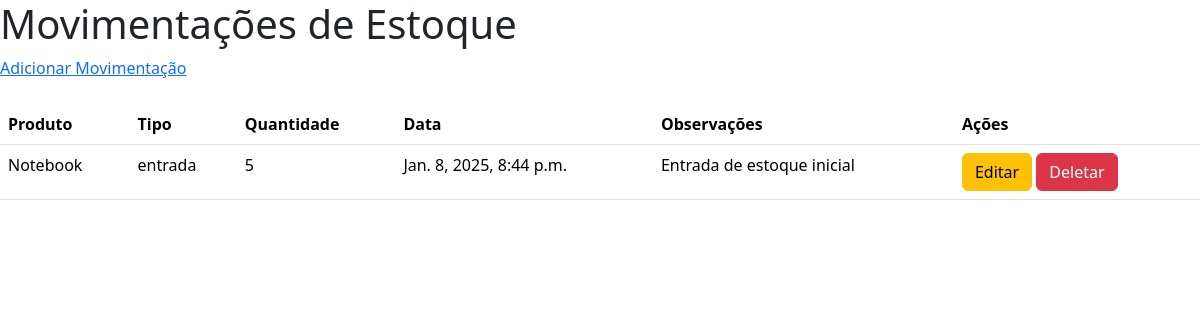
Page /movimentacoes/ on the committed database.
### estoque/models.py (models this page shows, shortened)
class MovimentacaoEstoque(models.Model):
    id_movimentacao = models.AutoField(primary_key=True, default=0)
    produto = models.ForeignKey('estoque.Produto', on_delete=models.CASCADE)
    tipo = models.CharField(max_length=20, choices=[('entrada', 'Entrada'), ('saida', 'Saída')])
    quantidade = models.IntegerField()
    data_movimentacao = models.DateTimeField(default=timezone.now)
    observacoes = models.TextField(blank=True, null=True)

class Produto(models.Model):
    id_produto = models.AutoField(primary_key=True)
    nome = models.CharField(max_length=100)
    quantidade = models.IntegerField()
    preco = models.DecimalField(max_digits=10, decimal_places=2)
    categoria = models.ForeignKey(
        'estoque.Categoria',
        on_delete=models.CASCADE,
        null=True,
        blank=True
    )
    descricao = models.TextField(default="")
    fornecedores = models.ManyToManyField('estoque.Fornecedor', related_name="produtos")

### estoque/views.py (the view)
# urls.py: path('movimentacoes/', views.listar_movimentacoes, name='listar_movimentacoes'),
def listar_movimentacoes(request):
    movimentacoes = MovimentacaoEstoque.objects.select_related('produto').all()
    return render(request, 'movimentacaoestoque/listar_movimentacoes.html', {'movimentacoes': movimentacoes})

### estoque/templates/movimentacaoestoque/listar_movimentacoes.html (shortened to what this page needs)
<!DOCTYPE html>
<html lang="pt-br">
<head>
    <link href="https://cdn.jsdelivr.net/npm/bootstrap@5.3.3/dist/css/bootstrap.min.css" rel="stylesheet"
>
</head>
<body>
    <h1>Movimentações de Estoque</h1>
    <a href="{% url 'adicionar_movimentacao' %}">Adicionar Movimentação</a><br><br>
    <table class="table">
        <thead>
            <tr>
                <th>Produto</th>
                <th>Tipo</th>
                <th>Quantidade</th>
                <th>Data</th>
                <th>Observações</th>
                <th>Ações</th>
            </tr>
        </thead>
        <tbody>
            {% for movimentacao in movimentacoes %}
            <tr>
                <td>{{ movimentacao.produto.nome }}</td>
                <td>{{ movimentacao.tipo }}</td>
                <td>{{ movimentacao.quantidade }}</td>
                <td>{{ movimentacao.data_movimentacao }}</td>
                <td>{{ movimentacao.observacoes }}</td>
                <td>
                    <a href="{% url 'editar_movimentacao' movimentacao.id_movimentacao %}" class="btn btn-warning">Editar</a>
                    <a href="{% url 'deletar_movimentacao' movimentacao.id_movimentacao %}" class="btn btn-danger">Deletar</a>
                </td>
            </tr>
            {% endfor %}
        </tbody>
    </table>
</body>
</html>

### rows in the picture
MovimentacaoEstoque: produto.nome "Notebook", tipo "entrada", quantidade "5", data_movimentacao "Jan. 8, 2025, 8:44 p.m.", observacoes "Entrada de estoque inicial"
